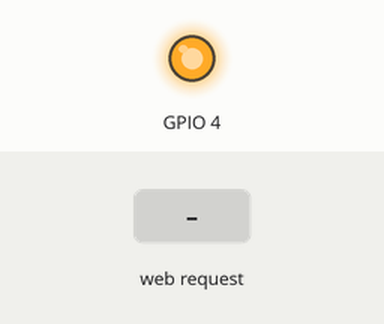
This sketch was run on a simulated ESP8266 (NodeMCU). Parts: output pins drawn as LEDs (lit = HIGH). The inputs (shaded band) are chosen by the test bench. WiFi joins after 1.5 s; servers stay silent unless stated; what the sketch prints to the serial monitor is not drawn.

Above: at 3.2 s.
3.3 s: HTTP request GET /on received
At 4.2 s:
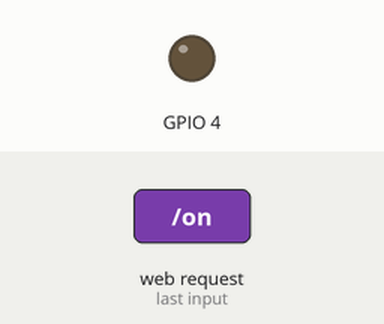
4.8 s: HTTP request GET /off received
At 5.3 s:
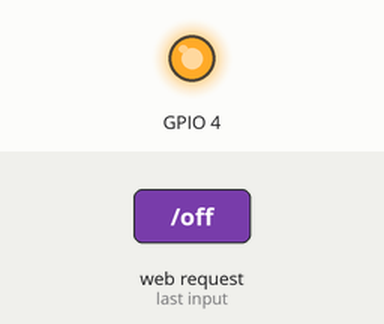
Timing chart, 0 to 7.8 s (numbered marks = the images above; inputs shaded):
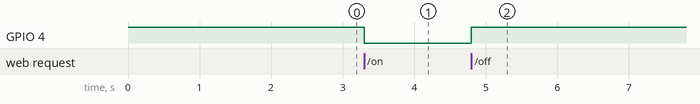

The sketch:

WebServer.ino
```cpp
#include <ESP8266WebServer.h>
#include <ESP8266WiFi.h>

const char* ssid="*******";
const char* pass="*******";
bool state = false;
ESP8266WebServer server(8080);
void setup() {
  pinMode(4, OUTPUT);
  digitalWrite(4,HIGH);
  WiFi.begin(ssid,pass);
  Serial.begin(115200);
  while(WiFi.status() !=WL_CONNECTED){
    delay(1000);
    Serial.println(".");
  }
  Serial.print("Ip:");
  Serial.println(WiFi.localIP());
  server.on("/",Connect);
  server.on("/on",On);
  server.on("/off",Off);
  server.onNotFound(NotFound);
  server.begin();
}

void loop() {
  server.handleClient();

}
void Connect()
{
  server.send(200,"text/html",Html(state));
}
void On()
{
  state = true;
  digitalWrite(4,LOW);
  server.send(200,"text/html",Html(state));
}
void Off()
{
  state = false;
  digitalWrite(4,HIGH);
  server.send(200,"text/html",Html(state));
}
void NotFound()
{
  server.send(404,"text/plain","Not found");
}
String Html(bool On)
{
  String ptr = "<!DOCTYPE html>\n";
  ptr += "<html lang='en'>\n";
  ptr += "<head>\n";
  ptr += "<meta charset='UTF-8' />\n";
  ptr += "<meta http-equiv='X-UA-Compatible' content='IE=edge' />\n";
  ptr += "<meta name='viewport' content='width=device-width, initial-scale=1.0' />\n";
  ptr += "<link rel='icon' href='https://cdn-icons-png.flaticon.com/512/92/92031.png'/>\n";
  ptr += "<title>Raven</title>\n";
  ptr += "</head>\n";
  ptr += "<body>\n";
  ptr += "<div class='cont'>\n";
  ptr += "<h1 class='text'>Raven</h1>\n";
  ptr += "<div class='status'>\n";
  ptr += "<p class='p'>Light Status:</p>\n";
  ptr += "<p class='p-off'>"+ String(On ? "On" : "Off")+"</p>\n";
  ptr += "</div>\n";
  ptr += String(On ? "<a class='link' href='/off'>"+ String(On ? "Close" : "Open") +"</a>\n" : "<a class='link' href='/on'>"+ String(On ? "Close" : "Open") +"</a>\n");
  ptr += "</div>\n";
  ptr += "<style>\n";
  ptr += "@import url('https://fonts.googleapis.com/css2?family=Poppins&display=swap');\n";
  ptr += "* {margin: 0;padding: 0;box-sizing: border-box;font-family: 'Poppins', sans-serif;}\n";
  ptr += ".cont {display: flex;flex-direction: column;align-items: center;width: 100%;min-height: 100vh;background: linear-gradient(to right, #2ec4b6, black);}\n";
  ptr += ".text {color: white;background: linear-gradient(to right, #c6ffdd, #fbd786, #f7797d);-webkit-background-clip: text;-webkit-text-fill-color: transparent;font-size: 3rem;font-weight: bold;margin-top: 2.5rem;filter: drop-shadow(0px 0px 5px rgba(0, 0, 0, 0.5));}\n";
  ptr += ".p {color: white;font-size: 1.5rem;text-shadow: 0 0 5px black;}\n";
  ptr += ".p-off {color:" +String(On ? "green":"red")+";font-size: 1.5rem;margin-left: 0.3rem;text-shadow: 0 0 5px black;}\n";
  ptr += ".status {display: flex;}\n";
  ptr += ".link {margin-top: 1rem;width: 8rem;padding: 0.6rem;display: flex;justify-content: center;color:"+String(On ? "#011627" : "#fff") +";font-size: 1.2rem;font-weight: bold;border-radius: 0.5rem;text-decoration: none;background:"+String(On ? "#fff" : "#011627")+";transition: 400ms ease-in;}\n";
  ptr += ".link:hover {background:" +String(On ? "#011627" : "#fff")+";color:"+String(On ? "#fff" : "#011627")+ ";}\n";
  ptr += "</style>\n";
  ptr += "</body>\n";
  ptr += "</html>\n";
  return ptr;
  }
```

Measured:
- after the input at 3.3 s, GPIO 4: HIGH → LOW at once
- after the input at 4.8 s, GPIO 4: LOW → HIGH at once
